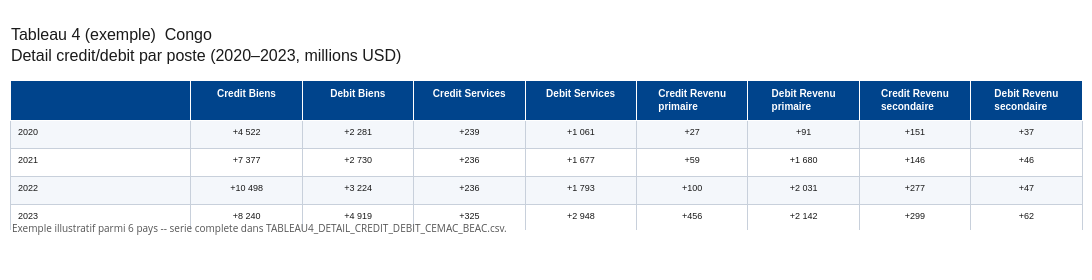
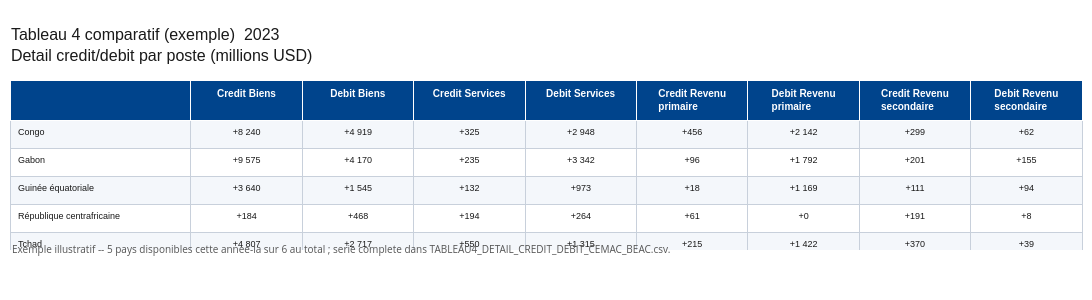

The cell these charts' notebook holds for them, in order:
### Markdown cell above
---
#### Tableau 4 -- detail credit/debit par poste (tous pays x toutes leurs annees)

Complement aux tableaux 1-3 (qui ne montrent que des soldes nets, des ratios, ou la table
brute complete `metriques_cemac_local`) : credit et debit bruts, presentes comme un
tableau comparatif au meme format que les precedents, pour Biens, Services, Revenu
primaire et Revenu secondaire -- les seuls postes pour lesquels ces fichiers BEAC
distinguent credit/debit (IDE et Portefeuille n'y sont disponibles qu'en solde net, cf.
section 4). Meme perimetre pays/annees que les tableaux precedents.

### Code cell
POSTES_DETAIL_CD_LOCAL = [
    ('BIENS', 'Biens'),
    ('SERVICES', 'Services'),
    ('REVENU_PRIMAIRE', 'Revenu primaire'),
    ('REVENU_SECONDAIRE', 'Revenu secondaire'),
]

# Tableau 4 complet (tous pays x toutes leurs annees) -> CSV, credit/debit bruts ---
colonnes_t4_local = ['COUNTRY_CODE', 'PAYS', 'ANNEE']
for prefixe, _ in POSTES_DETAIL_CD_LOCAL:
    colonnes_t4_local += [f'CREDIT_{prefixe}', f'DEBIT_{prefixe}']

lignes_t4_local = []
for code, nom in PAYS_CEMAC_LOCAL.items():
    if code not in ANNEES_PAR_PAYS_LOCAL:
        continue
    for a in ANNEES_PAR_PAYS_LOCAL[code]:
        r = ligne_pour(code, a)
        ligne = {'COUNTRY_CODE': code, 'PAYS': nom, 'ANNEE': a}
        for prefixe, _ in POSTES_DETAIL_CD_LOCAL:
            ligne[f'CREDIT_{prefixe}'] = r[f'CREDIT_{prefixe}'] if r is not None else None
            ligne[f'DEBIT_{prefixe}'] = r[f'DEBIT_{prefixe}'] if r is not None else None
        lignes_t4_local.append(ligne)

df_t4_local_complet = pd.DataFrame(lignes_t4_local, columns=colonnes_t4_local)
chemin_t4_local_csv = DIR_SORTIE / 'TABLEAU4_DETAIL_CREDIT_DEBIT_CEMAC_BEAC.csv'
df_t4_local_complet.to_csv(chemin_t4_local_csv, index=False)
print(f"{chemin_t4_local_csv} : {len(df_t4_local_complet)} lignes "
      f"({df_t4_local_complet['COUNTRY_CODE'].nunique()} pays x annees) -- credit/debit bruts par poste, "
      "millions USD (source : releves BEAC, taux fixe XAF/USD). IDE et Portefeuille non repris ici : "
      "seul le solde net est disponible dans ces fichiers BEAC (cf. section 4).")

# Colonnes formatees Credit/Debit par poste ---
COLONNES_T4_LOCAL = []
for prefixe, libelle in POSTES_DETAIL_CD_LOCAL:
    COLONNES_T4_LOCAL.append((f'Credit {libelle}', f'CREDIT_{prefixe}'))
    COLONNES_T4_LOCAL.append((f'Debit {libelle}', f'DEBIT_{prefixe}'))


def tableau_t4_local_formate(df_sub, index_series):
    """Sous-ensemble de df_t4_local_complet -> tableau presentable (colonnes Credit/Debit par
    poste, formatees), avec l'index fourni (annees ou noms de pays) -- pas de transposition :
    meme orientation que le CSV (une ligne par pays x annee)."""
    df_fmt = pd.DataFrame({lbl: df_sub[cle].apply(fmt_local).values for lbl, cle in COLONNES_T4_LOCAL})
    df_fmt.index = index_series.values
    return df_fmt


# Exemple par pays (annees en lignes, postes en colonnes) ---
code_ex4 = next(iter(ANNEES_PAR_PAYS_LOCAL))
nom_ex4 = PAYS_CEMAC_LOCAL[code_ex4]
annees_ex4 = ANNEES_PAR_PAYS_LOCAL[code_ex4]
sub_ex4_local = df_t4_local_complet[df_t4_local_complet['COUNTRY_CODE'] == code_ex4].sort_values('ANNEE')
df_t4_ex4_local = tableau_t4_local_formate(sub_ex4_local, sub_ex4_local['ANNEE'])

fig_t4_ex4_local = render_table_local(
    df_t4_ex4_local,
    title=f'Tableau 4 (exemple)  {nom_ex4}\nDetail credit/debit par poste ({annees_ex4[0]}–{annees_ex4[-1]}, millions USD)',
    caption=f"Exemple illustratif parmi {len(ANNEES_PAR_PAYS_LOCAL)} pays -- serie complete dans "
            f"{chemin_t4_local_csv.name}.",
    fontsize=10,
    filename=FIGURES_DIR / f'tab4_detail_credit_debit_beac_{code_ex4}.png',
)
fig_t4_ex4_local.show()

# Exemple comparatif (pays en lignes, postes en colonnes) ---
annees_comparables_t4_local = [a for a in ANNEES_UNION_LOCAL if len([c for c in ANNEES_PAR_PAYS_LOCAL if a in ANNEES_PAR_PAYS_LOCAL[c]]) >= 2]
if annees_comparables_t4_local:
    annee_ex4 = annees_comparables_t4_local[-1]
    sub_comp4_local = df_t4_local_complet[df_t4_local_complet['ANNEE'] == annee_ex4].sort_values('PAYS')
    df_t4_comp4_local = tableau_t4_local_formate(sub_comp4_local, sub_comp4_local['PAYS'])

    fig_t4_comp4_local = render_table_local(
        df_t4_comp4_local,
        title=f'Tableau 4 comparatif (exemple)  {annee_ex4}\nDetail credit/debit par poste (millions USD)',
        caption=f"Exemple illustratif -- {len(sub_comp4_local)} pays disponibles cette annee-la sur "
                f"{len(ANNEES_PAR_PAYS_LOCAL)} au total ; serie complete dans {chemin_t4_local_csv.name}.",
        fontsize=10,
        filename=FIGURES_DIR / f'tab4_detail_credit_debit_beac_comparatif_{annee_ex4}.png',
    )
    fig_t4_comp4_local.show()
else:
    print("Aucune annee avec au moins 2 pays disponibles -- pas d'exemple comparatif a afficher.")

### Figure 1 — Plotly figure (JSON) as saved in the notebook; plotly's stock layout.template omitted (floating-point values rounded to 4 significant figures)
{"data": [{"cells": {"align": ["left", "center", "center", "center", "center", "center", "center", "center", "center"], "fill": {"color": [["#F4F7FB", "white", "#F4F7FB", "white"], ["#F4F7FB", "white", "#F4F7FB", "white"], ["#F4F7FB", "white", "#F4F7FB", "white"], ["#F4F7FB", "white", "#F4F7FB", "white"], ["#F4F7FB", "white", "#F4F7FB", "white"], ["#F4F7FB", "white", "#F4F7FB", "white"], ["#F4F7FB", "white", "#F4F7FB", "white"], ["#F4F7FB", "white", "#F4F7FB", "white"], ["#F4F7FB", "white", "#F4F7FB", "white"]]}, "font": {"color": "#1a1a1a", "family": "Arial", "size": 9}, "height": 28, "line": {"color": "#C8D0DB"}, "values": [[2020, 2021, 2022, 2023], ["+4 522", "+7 377", "+10 498", "+8 240"], ["+2 281", "+2 730", "+3 224", "+4 919"], ["+239", "+236", "+236", "+325"], ["+1 061", "+1 677", "+1 793", "+2 948"], ["+27", "+59", "+100", "+456"], ["+91", "+1 680", "+2 031", "+2 142"], ["+151", "+146", "+277", "+299"], ["+37", "+46", "+47", "+62"]]}, "columnwidth": [2.6, 1.6, 1.6, 1.6, 1.6, 1.6, 1.6, 1.6, 1.6], "header": {"align": ["left", "center", "center", "center", "center", "center", "center", "center", "center"], "fill": {"color": "#00448C"}, "font": {"color": "white", "family": "Arial", "size": 10}, "height": 34, "values": ["<b></b>", "<b>Credit Biens</b>", "<b>Debit Biens</b>", "<b>Credit Services</b>", "<b>Debit Services</b>", "<b>Credit Revenu primaire</b>", "<b>Debit Revenu primaire</b>", "<b>Credit Revenu secondaire</b>", "<b>Debit Revenu secondaire</b>"]}, "type": "table"}], "layout": {"annotations": [{"align": "left", "font": {"color": "#555555", "size": 10}, "showarrow": false, "text": "Exemple illustratif parmi 6 pays -- serie complete dans TABLEAU4_DETAIL_CREDIT_DEBIT_CEMAC_BEAC.csv.", "x": 0, "xref": "paper", "y": -0.05, "yref": "paper"}], "height": 280, "margin": {"b": 50, "l": 10, "r": 10, "t": 80}, "paper_bgcolor": "white", "title": {"font": {"color": "#1a1a1a", "family": "Arial", "size": 16}, "text": "Tableau 4 (exemple)  Congo<br>Detail credit/debit par poste (2020–2023, millions USD)", "x": 0.01, "xanchor": "left"}, "width": 2000}}

### Figure 2 — Plotly figure (JSON) as saved in the notebook; plotly's stock layout.template omitted (floating-point values rounded to 4 significant figures)
{"data": [{"cells": {"align": ["left", "center", "center", "center", "center", "center", "center", "center", "center"], "fill": {"color": [["#F4F7FB", "white", "#F4F7FB", "white", "#F4F7FB"], ["#F4F7FB", "white", "#F4F7FB", "white", "#F4F7FB"], ["#F4F7FB", "white", "#F4F7FB", "white", "#F4F7FB"], ["#F4F7FB", "white", "#F4F7FB", "white", "#F4F7FB"], ["#F4F7FB", "white", "#F4F7FB", "white", "#F4F7FB"], ["#F4F7FB", "white", "#F4F7FB", "white", "#F4F7FB"], ["#F4F7FB", "white", "#F4F7FB", "white", "#F4F7FB"], ["#F4F7FB", "white", "#F4F7FB", "white", "#F4F7FB"], ["#F4F7FB", "white", "#F4F7FB", "white", "#F4F7FB"]]}, "font": {"color": "#1a1a1a", "family": "Arial", "size": 9}, "height": 28, "line": {"color": "#C8D0DB"}, "values": [["Congo", "Gabon", "Guinée équatoriale", "République centrafricaine", "Tchad"], ["+8 240", "+9 575", "+3 640", "+184", "+4 807"], ["+4 919", "+4 170", "+1 545", "+468", "+2 717"], ["+325", "+235", "+132", "+194", "+550"], ["+2 948", "+3 342", "+973", "+264", "+1 315"], ["+456", "+96", "+18", "+61", "+215"], ["+2 142", "+1 792", "+1 169", "+0", "+1 422"], ["+299", "+201", "+111", "+191", "+370"], ["+62", "+155", "+94", "+8", "+39"]]}, "columnwidth": [2.6, 1.6, 1.6, 1.6, 1.6, 1.6, 1.6, 1.6, 1.6], "header": {"align": ["left", "center", "center", "center", "center", "center", "center", "center", "center"], "fill": {"color": "#00448C"}, "font": {"color": "white", "family": "Arial", "size": 10}, "height": 34, "values": ["<b></b>", "<b>Credit Biens</b>", "<b>Debit Biens</b>", "<b>Credit Services</b>", "<b>Debit Services</b>", "<b>Credit Revenu primaire</b>", "<b>Debit Revenu primaire</b>", "<b>Credit Revenu secondaire</b>", "<b>Debit Revenu secondaire</b>"]}, "type": "table"}], "layout": {"annotations": [{"align": "left", "font": {"color": "#555555", "size": 10}, "showarrow": false, "text": "Exemple illustratif -- 5 pays disponibles cette annee-la sur 6 au total ; serie complete dans TABLEAU4_DETAIL_CREDIT_DEBIT_CEMAC_BEAC.csv.", "x": 0, "xref": "paper", "y": -0.05, "yref": "paper"}], "height": 300, "margin": {"b": 50, "l": 10, "r": 10, "t": 80}, "paper_bgcolor": "white", "title": {"font": {"color": "#1a1a1a", "family": "Arial", "size": 16}, "text": "Tableau 4 comparatif (exemple)  2023<br>Detail credit/debit par poste (millions USD)", "x": 0.01, "xanchor": "left"}, "width": 2000}}
